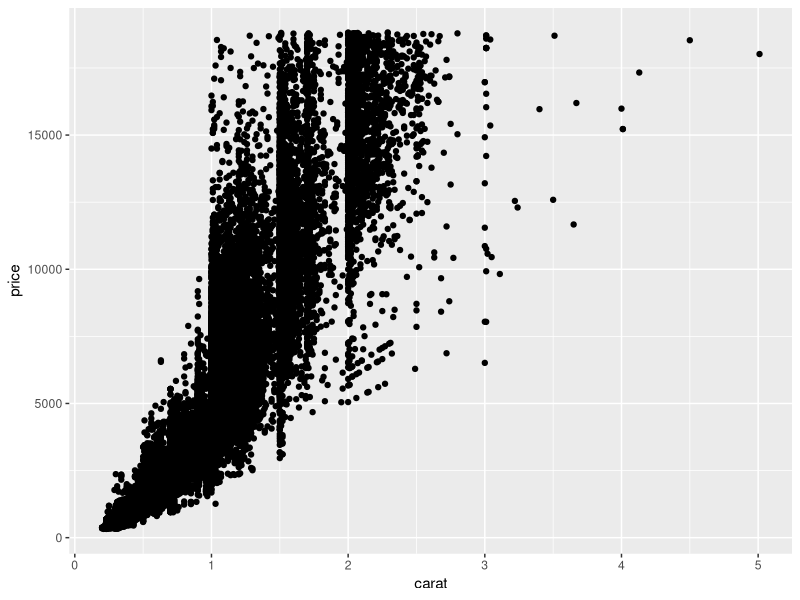
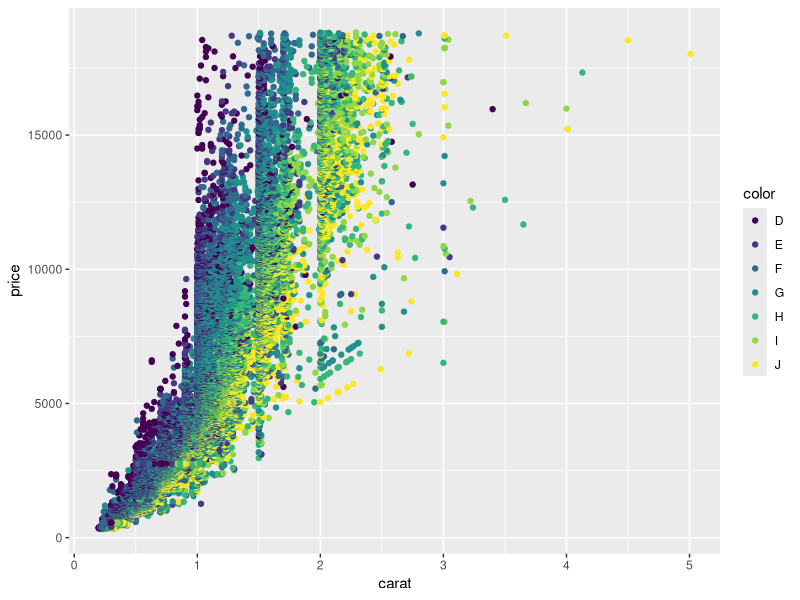

Here is the R script that generated these plots, in order:
## ---- chunk 1
library(tidyverse)
# knitr options
knitr::opts_chunk$set(echo = TRUE)
## ---- chunk 2
## TODO: Complete this code
ggplot(diamonds,aes(carat, price))+geom_point()
## ---- chunk 3
## TODO: Complete this code
ggplot(diamonds,aes(carat, price, color = color))+geom_point()
